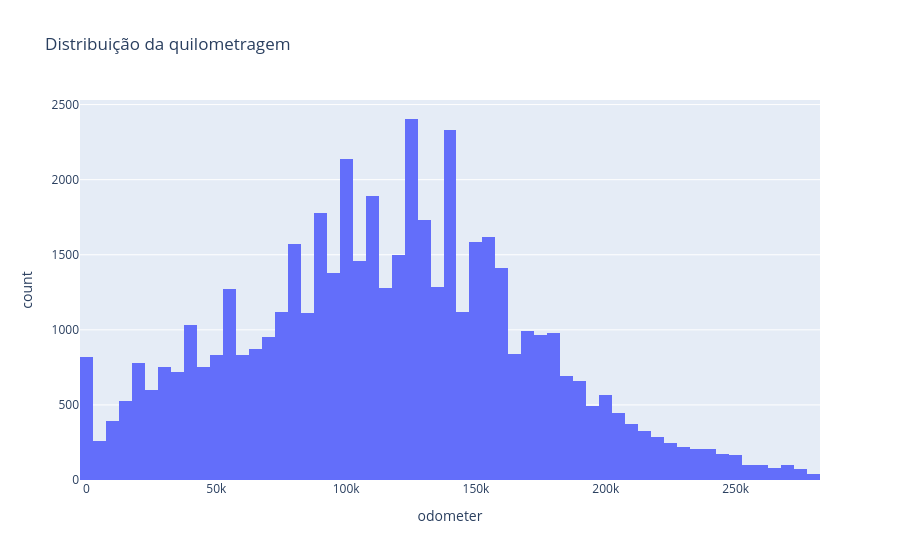

The code cell stored with this chart in its notebook:
### Markdown cell above
## 4. Quilometragem e idade

### Code cell
fig = px.histogram(clean, x='odometer', nbins=60, title='Distribuição da quilometragem')
fig.show()

### Figure 1 — Plotly figure (JSON) as saved in the notebook; plotly's stock layout.template omitted (floating-point values rounded to 4 significant figures; data arrays with more than 128 entries replaced by an {"elided": "..."} marker saying what was removed)
{"data": [{"bingroup": "x", "hovertemplate": "odometer=%{x}<br>count=%{y}<extra></extra>", "legendgroup": "", "marker": {"color": "#636efa", "pattern": {"shape": ""}}, "name": "", "nbinsx": 60, "orientation": "v", "showlegend": false, "type": "histogram", "x": {"elided": "49432 float values"}, "xaxis": "x", "yaxis": "y"}], "layout": {"barmode": "relative", "legend": {"tracegroupgap": 0}, "title": {"text": "Distribuição da quilometragem"}, "xaxis": {"anchor": "y", "domain": [0, 1], "title": {"text": "odometer"}}, "yaxis": {"anchor": "x", "domain": [0, 1], "title": {"text": "count"}}}}
